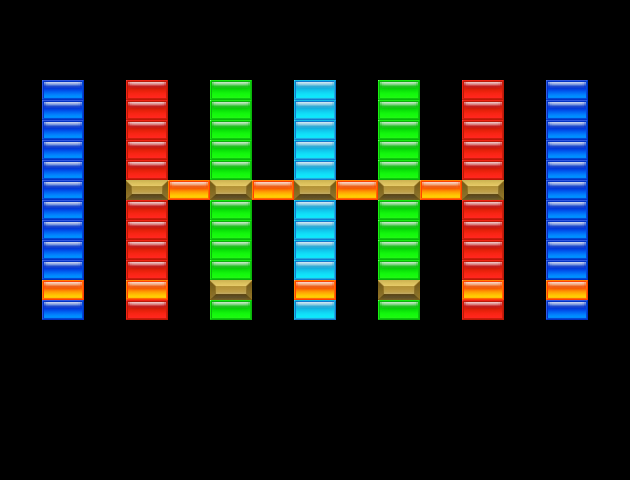

This game map was drawn from its Tiled (.tmx) file and the tilesets committed beside it. A one-line description and the trimmed map source follow:
An orthogonal 15x24 tile map with 42x20 px tiles, 10 tile layers (red, yellow, blue, green, ...).

<map version="1.5" tiledversion="1.7.2" orientation="orthogonal" renderorder="left-down" width="15" height="24" tilewidth="42" tileheight="20" infinite="0" nextlayerid="12" nextobjectid="1">
 <tileset firstgid="1" name="sprites" tilewidth="42" tileheight="20" spacing="16" tilecount="420" columns="15">
  <image source="sprites/sprites.png" width="880" height="1024" />
 </tileset>
 <layer id="1" name="red" width="15" height="24">
  <data>[360 cells, 20 non-empty, 1 distinct tile ids]</data>
 </layer>
 <layer id="2" name="yellow" width="15" height="24">
  <data>[360 cells, 0 non-empty, 0 distinct tile ids]</data>
 </layer>
 <layer id="3" name="blue" width="15" height="24">
  <data>[360 cells, 22 non-empty, 1 distinct tile ids]</data>
 </layer>
 <layer id="5" name="green" width="15" height="24">
  <data>[360 cells, 20 non-empty, 1 distinct tile ids]</data>
 </layer>
 <layer id="9" name="white" width="15" height="24">
  <data>[360 cells, 0 non-empty, 0 distinct tile ids]</data>
 </layer>
 <layer id="10" name="orange" width="15" height="24">
  <data>[360 cells, 9 non-empty, 1 distinct tile ids]</data>
 </layer>
 <layer id="11" name="cyan" width="15" height="24">
  <data>[360 cells, 10 non-empty, 1 distinct tile ids]</data>
 </layer>
 <layer id="6" name="silver" width="15" height="24">
  <data>[360 cells, 0 non-empty, 0 distinct tile ids]</data>
 </layer>
 <layer id="7" name="gold" width="15" height="24">
  <data>[360 cells, 7 non-empty, 1 distinct tile ids]</data>
 </layer>
 <layer id="8" name="magenta" width="15" height="24">
  <data>[360 cells, 0 non-empty, 0 distinct tile ids]</data>
 </layer>
</map>
